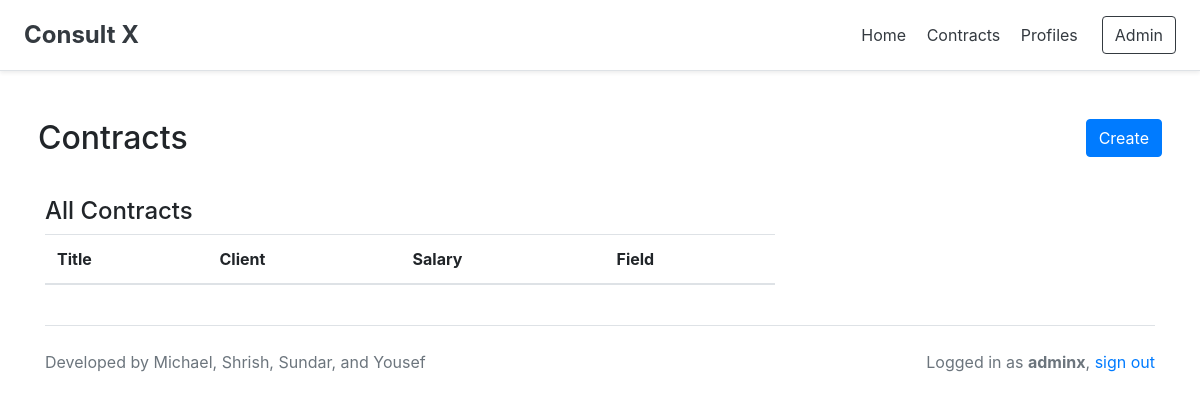
Before: /contracts/ (signed in) with the older database file.
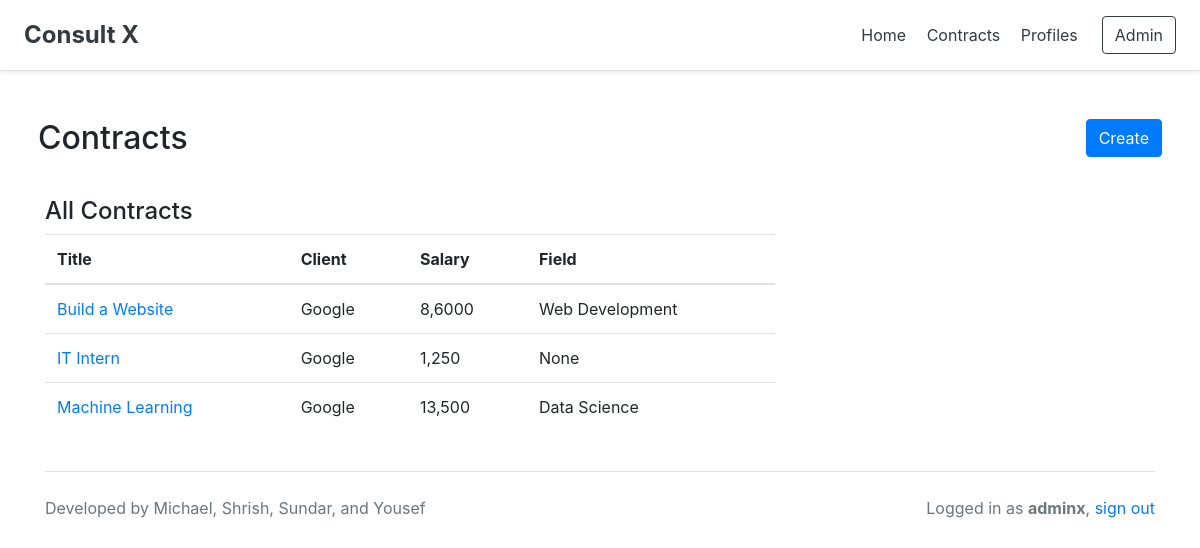
After: the same page with the newer database file.
### contracts/models.py (models this page shows, shortened)
class Contract(models.Model):
    title = models.CharField(max_length=128)
    summary = models.TextField(blank=True)
    salary = models.CharField(max_length=128)
    skills = models.ManyToManyField(Skill, blank=True)
    jobTags = models.ForeignKey(JobTag, on_delete=models.CASCADE, blank=True, null=True)
    client = models.ForeignKey(Client, on_delete=models.CASCADE, blank=True, null=True)
    applicants = models.ManyToManyField(Consultant, blank=True, related_name="applicants")
    team = models.ManyToManyField(Consultant, blank=True, related_name="team")
    status = models.CharField(max_length=64, choices=ch_status)

class JobTag(models.Model):
    title = models.CharField(max_length=128)
    def __str__(self):
        return self.title

### profiles/models.py (models this page shows, shortened)
class Client(models.Model):
    user = models.OneToOneField(User, on_delete=models.CASCADE, null=True, blank=True)
    first_name = models.CharField(max_length=64)
    last_name = models.CharField(max_length=64)
    bio = models.TextField(blank=True)
    company_name = models.CharField(max_length=64, null=True)
    email = models.CharField(max_length=64, blank=True)
    website = models.CharField(max_length=128, blank=True)

### contracts/views.py (the view)
def index(request):
    if not check_auth(request):
        return redirect('signin')
    profile, ref = get_profile(request)
    if ref == 1:
        contracts = Contract.objects.filter(client=profile)
    elif ref == 0:
        contracts= []
        for contract in Contract.objects.all():
            if profile in contract.team.all():
                contracts.append(contract)
    context = {
        "contracts": contracts,
        "all_contracts": Contract.objects.all(),
        "ref": ref
    }
    return render(request, 'contracts.html', context=context)

### contracts/views.py (called while the page is built)
def get_profile(request):
    profile, ref, status = get_profile_status(request)
    return profile, ref

def get_profile_status(request):
    status = False
    for i in range(len(prof_type)):
        query = prof_type[i].objects.filter(user=request.user)
        if len(query) != 0:
            if query[0].first_name != "":
                status = True
            return query[0], i, status
    return None, 0, status

def check_auth(request):
    if not request.user.is_authenticated:
        return False
    else:
        return True

### contracts/templates/contracts.html (shortened to what this page needs)
{% extends 'base.html' %}
{% block body %}
<div class="row d-flex justify-content-end">
    <div class="mr-auto p-2">
        <h2> Contracts </h2>
    </div>
    <div class="p-2">
        <a href="{% url 'create_contract' %}" class="btn btn-primary">Create</a>
    </div>
</div>
<br>
<h4>All Contracts</h4>
<div class="row">
    <div class="col-sm-8">
        <table class="table table-hover">
            <thead>
                <tr>
                    <th scope="col">Title</th>
                    <th scope="col">Client</th>
                    <th scope="col">Salary</th>
                    <th scope="col">Field</th>
                </tr>
            </thead>
            <tbody>
                {% for contract in all_contracts %}
                <tr>
                    <td><a href="{% url 'view_contract' contract.pk %}">{{ contract.title }}</a></td>
                    <td>{{ contract.client.company_name }}</td>
                    <td>{{ contract.salary }}</td>
                    <td>{{ contract.jobTags }}</td>
                </tr>
                {% endfor %}
            </tbody>
        </table>
    </div>
</div>
{% endblock %}

### login/templates/base.html (shortened to what this page needs)
<!doctype html>
<html lang="en">
    <head>
        {% load static %} <! CSS --->
        <link rel="stylesheet" href="https://stackpath.bootstrapcdn.com/bootstrap/4.3.1/css/bootstrap.min.css">
    </head>
    <body>
        <div class="d-flex flex-column flex-md-row align-items-center p-3 px-md-4 mb-3 bg-white border-bottom shadow-sm">
            <h4 class="my-0 mr-md-auto font-weight-normal"><a href="/index"><font color="#343a40"><b>Consult X</b></font></a></h4>
            <nav class="my-2 my-md-0 mr-md-3">
                <a class="p-2 text-dark" href="/index">Home</a>
                <a class="p-2 text-dark" href="/contracts">Contracts</a>
                <a class="p-2 text-dark" href="/profiles">Profiles</a>
            </nav>
            {% if user.is_superuser %}
                <a class="btn btn-outline-dark" href="/admin">Admin</a>
            {% endif %}
        </div>
        <div class="container">
            <br>
            {% block body %}
            {% endblock %}
            <br>
            <footer class="border-top"><br>
                <p class="float-right text-muted">
                    {% if user.get_username|length != 0 %}
                        Logged in as <b>{{ user.get_username }}</b>, <a href="/signout">sign out</a>
                    {% endif %}
                </p>
                <p class="text-muted">
                    Developed by Michael, Shrish, Sundar, and Yousef
                </p>
            </footer>
        </div>
    </body>
</html>

Changed rows visible on the page:
added Contract: title "Build a Website", client.company_name "Google", salary "8,6000", jobTags "Web Development"
added Contract: title "IT Intern", client.company_name "Google", salary "1,250", jobTags "None"
added Contract: title "Machine Learning", client.company_name "Google", salary "13,500", jobTags "Data Science"
